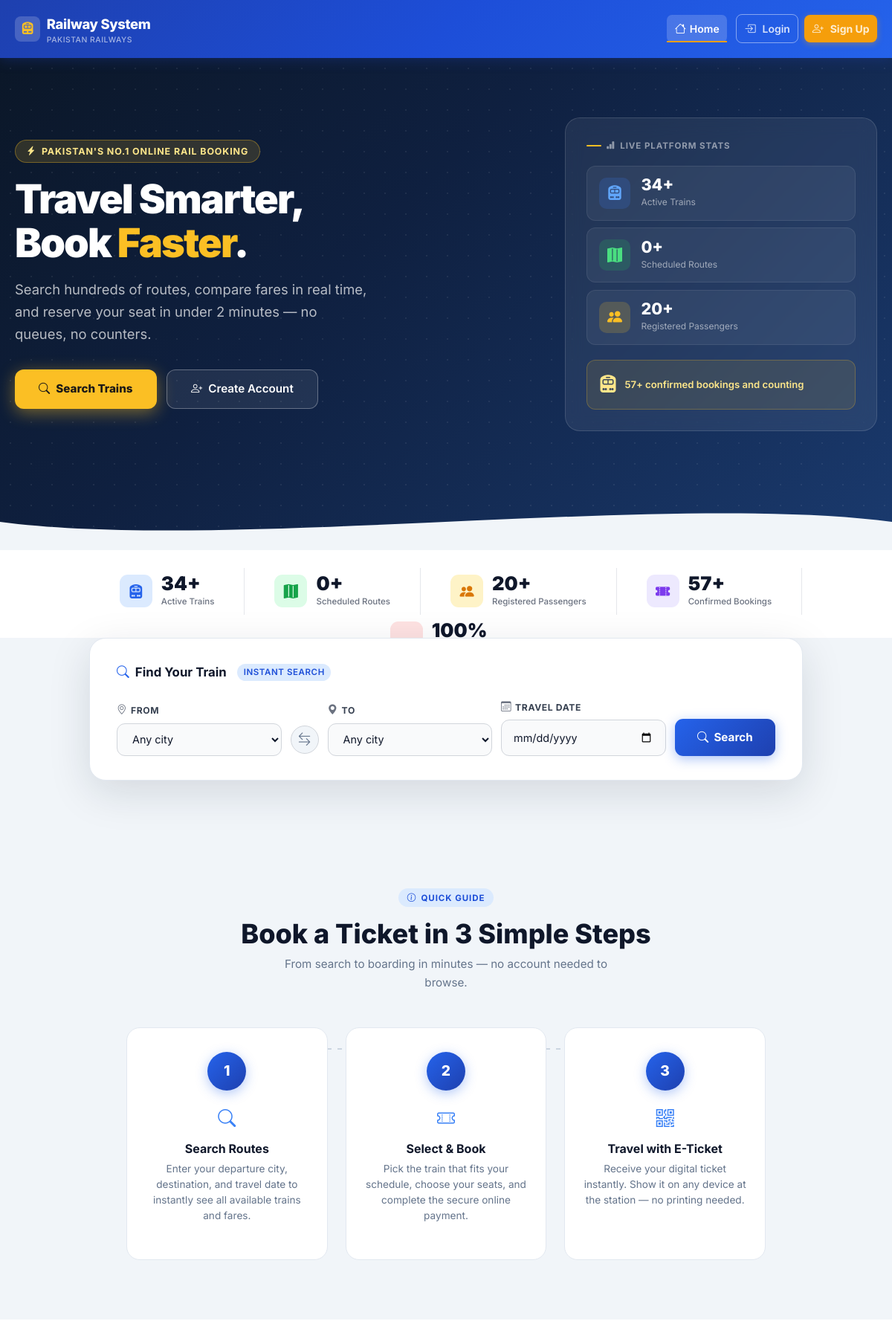
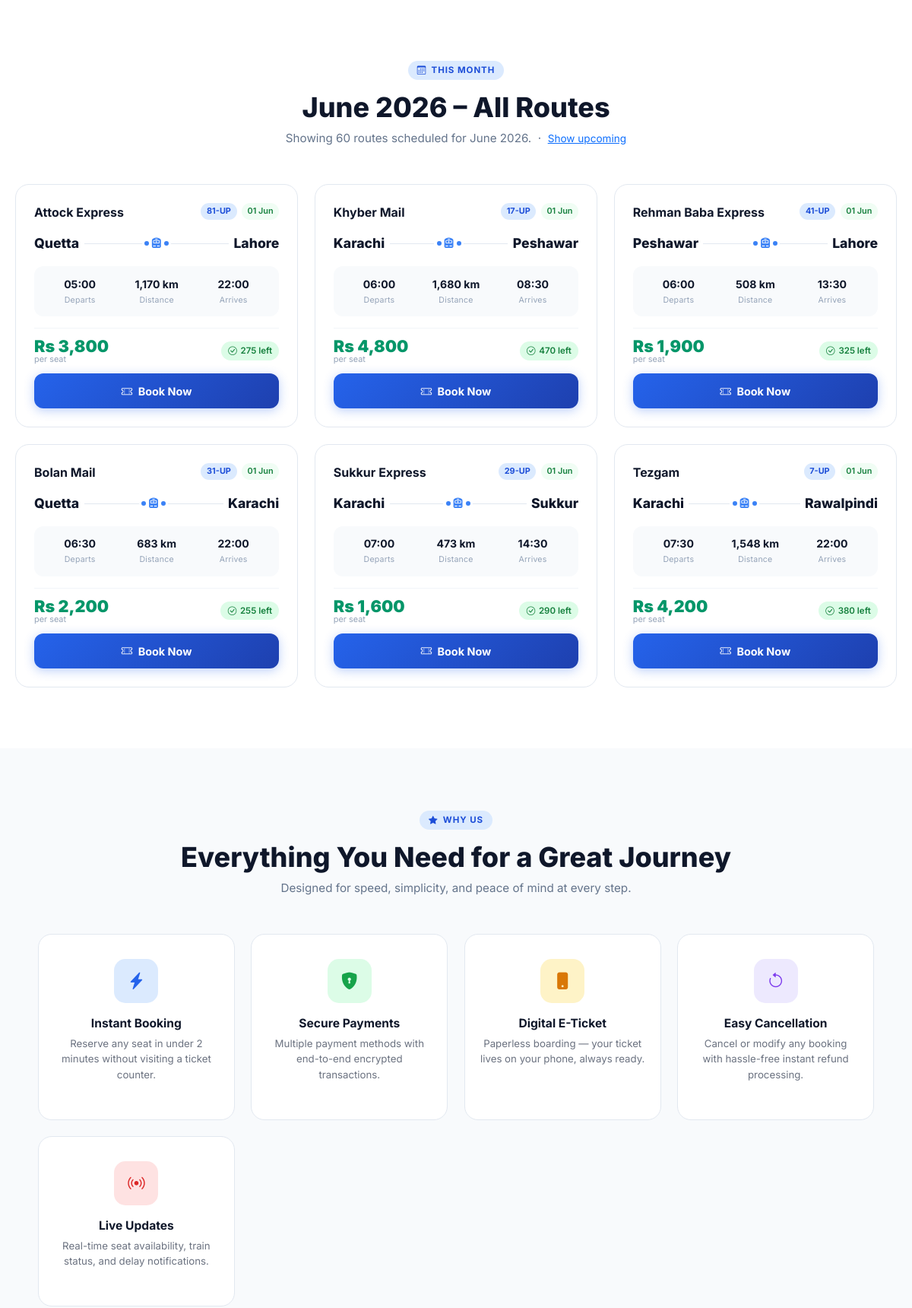
The app's page /index.php?show_month=1 (upper part) with its own data (2 pictures, top to bottom).
### tables this page shows
CREATE TABLE IF NOT EXISTS routes (
    route_id INT PRIMARY KEY AUTO_INCREMENT,
    train_id INT NOT NULL,
    departure_city VARCHAR(100) NOT NULL,
    arrival_city VARCHAR(100) NOT NULL,
    departure_time TIME NOT NULL,
    arrival_time TIME NOT NULL,
    distance_km DECIMAL(10, 2),
    base_fare DECIMAL(10, 2) NOT NULL,
    journey_date DATE NOT NULL,
    available_seats INT NOT NULL,
    status ENUM('scheduled', 'cancelled', 'completed') DEFAULT 'scheduled',
    created_at TIMESTAMP DEFAULT CURRENT_TIMESTAMP,
    updated_at TIMESTAMP DEFAULT CURRENT_TIMESTAMP ON UPDATE CURRENT_TIMESTAMP,
    FOREIGN KEY (train_id) REFERENCES trains(train_id) ON DELETE CASCADE,
    UNIQUE KEY unique_train_date (train_id, journey_date)
);

CREATE TABLE IF NOT EXISTS trains (
    train_id INT PRIMARY KEY AUTO_INCREMENT,
    train_name VARCHAR(100) NOT NULL,
    train_number VARCHAR(50) UNIQUE NOT NULL,
    train_type VARCHAR(50) NOT NULL,
    total_seats INT NOT NULL,
    available_seats INT NOT NULL,
    status ENUM('active', 'inactive', 'maintenance') DEFAULT 'active',
    created_at TIMESTAMP DEFAULT CURRENT_TIMESTAMP,
    updated_at TIMESTAMP DEFAULT CURRENT_TIMESTAMP ON UPDATE CURRENT_TIMESTAMP
);

### index.php (the view, shortened to what the rows shown need)
<?php
require_once 'config/database.php';
require_once 'src/classes/Database.php';
$db = new Database();
$db->connect();
$train = new Train($db);
$search_from = isset($_GET['departure_city']) ? trim($_GET['departure_city']) : '';
$search_to   = isset($_GET['arrival_city'])   ? trim($_GET['arrival_city'])   : '';
$search_date = isset($_GET['journey_date'])   ? trim($_GET['journey_date'])   : '';
$has_search  = $search_from !== '' || $search_to !== '' || $search_date !== '';
$show_all    = isset($_GET['show_all']);
$show_month  = isset($_GET['show_month']);
if ($has_search) {
    $conn  = $db->getConnection();
    $where = ["r.status = 'scheduled'", "r.journey_date >= CURDATE()"];
    if ($search_from) $where[] = "r.departure_city = '" . $conn->real_escape_string($search_from) . "'";
    if ($search_to)   $where[] = "r.arrival_city   = '" . $conn->real_escape_string($search_to)   . "'";
    if ($search_date) $where[] = "r.journey_date   = '" . $conn->real_escape_string($search_date)  . "'";
    $sql    = "SELECT r.*, t.train_name, t.train_number FROM routes r JOIN trains t ON r.train_id = t.train_id WHERE " . implode(' AND ', $where) . " ORDER BY r.journey_date, r.departure_time";
    $routes = $db->select($sql) ?: [];
} elseif ($show_month) {
    $month_start = date('Y-m-01');
    $month_end   = date('Y-m-t');
    $sql = "SELECT r.*, t.train_name, t.train_number FROM routes r JOIN trains t ON r.train_id = t.train_id
            WHERE r.status = 'scheduled' AND r.journey_date BETWEEN '{$month_start}' AND '{$month_end}'
            ORDER BY r.journey_date ASC, r.departure_time ASC";
    $routes = $db->select($sql) ?: [];
} else {
    $routes = $train->getAllRoutes() ?: [];
}
require_once 'inc/header.php';
?>
<section class="ix-hero">
    <div class="ix-hero-inner">
        <div>
            <h1>Travel Smarter,<br>Book <em>Faster</em>.</h1>
        </div>
    </div>
</section>
<div class="ix-how">
    <div class="ix-section-head">
        <h2>Book a Ticket in 3 Simple Steps</h2>
    </div>
</div>
<div class="ix-routes-band" id="routes">
    <div class="ix-section-head">
        <?php if ($has_search): ?>
        <div class="ix-section-badge"><i class="bi bi-search"></i> Search Results</div>
        <h2>
            <?= count($routes) ?> route<?= count($routes) !== 1 ? 's' : '' ?> found
        </h2>
        <p>
            <?php
            $parts = [];
            if ($search_from) $parts[] = 'from <strong>' . htmlspecialchars($search_from) . '</strong>';
            if ($search_to)   $parts[] = 'to <strong>'   . htmlspecialchars($search_to)   . '</strong>';
            if ($search_date) $parts[] = 'on <strong>'   . date('D, d M Y', strtotime($search_date)) . '</strong>';
            echo implode(' ', $parts);
            ?>
            &nbsp;·&nbsp; <a href="index.php" style="font-size:.85rem;">Clear search</a>
        </p>
        <?php elseif ($show_month): ?>
        <h2><?= date('F Y') ?> – All Routes</h2>
        <?php endif; ?>
    </div>
    <div class="ix-routes-grid">
        <?php if ($routes): ?>
            <?php foreach (($has_search || $show_all) ? $routes : array_slice($routes, 0, 6) as $route): ?>
            <?php
                $seats = (int)$route['available_seats'];
                if ($seats > 20)      { $seatClass = 'high'; $seatIcon = 'bi-check-circle'; }
                elseif ($seats > 10)  { $seatClass = 'mid';  $seatIcon = 'bi-exclamation-circle'; }
                else                  { $seatClass = 'low';  $seatIcon = 'bi-x-circle'; }
                $journeyDate = !empty($route['journey_date']) ? date('d M', strtotime($route['journey_date'])) : '';
            ?>
            <div class="ix-route-card">
                <div class="ix-rc-top">
                    <span class="train-name"><?= htmlspecialchars($route['train_name']) ?></span>
                    <div class="badges">
                        <span class="badge-num"><?= htmlspecialchars($route['train_number']) ?></span>
                        <?php if ($journeyDate): ?>
                        <span class="badge-date"><?= $journeyDate ?></span>
                        <?php endif; ?>
                    </div>
                </div>
                <div class="ix-rc-route">
                    <span class="city"><?= htmlspecialchars($route['departure_city']) ?></span>
                    <span class="rc-connector">
                        <span class="line"></span>
                        <span class="dot"></span>
                        <span class="train-ic"><i class="bi bi-train-front-fill"></i></span>
                        <span class="dot"></span>
                        <span class="line"></span>
                    </span>
                    <span class="city"><?= htmlspecialchars($route['arrival_city']) ?></span>
                </div>
                <div class="ix-rc-meta">
                    <div>
                        <div class="m-val"><?= date('H:i', strtotime($route['departure_time'])) ?></div>
                        <div class="m-lbl">Departs</div>
                    </div>
                    <div>
                        <div class="m-val"><?= number_format($route['distance_km'], 0) ?> km</div>
                        <div class="m-lbl">Distance</div>
                    </div>
                    <div>
                        <div class="m-val"><?= date('H:i', strtotime($route['arrival_time'])) ?></div>
                        <div class="m-lbl">Arrives</div>
                    </div>
                </div>
                <div class="ix-rc-footer">
                    <div class="fare">
                        Rs <?= number_format($route['base_fare'], 0) ?>
                        <small>per seat</small>
                    </div>
                    <span class="seats-badge <?= $seatClass ?>">
                        <i class="bi <?= $seatIcon ?>"></i> <?= $seats ?> left
                    </span>
                </div>
                <a href="book.php?route_id=<?= (int)$route['route_id'] ?>" class="btn-book-ix">
                    <i class="bi bi-ticket-perforated me-1"></i> Book Now
                </a>
            </div>
            <?php endforeach; ?>
        <?php endif; ?>
    </div>
</div>
<div class="ix-features-band">
    <div class="ix-section-head">
        <h2>Everything You Need for a Great Journey</h2>
    </div>
</div>
<?php require_once 'inc/footer.php'; ?>

### records on screen
routes: train.train_name "Attock Express", train.train_number "81-UP", journey_date "01 Jun", departure_city "Quetta", arrival_city "Lahore", departure_time "05:00", distance_km "1,170", arrival_time "22:00", base_fare "3,800", available_seats "275"
routes: train.train_name "Khyber Mail", train.train_number "17-UP", journey_date "01 Jun", departure_city "Karachi", arrival_city "Peshawar", departure_time "06:00", distance_km "1,680", arrival_time "08:30", base_fare "4,800", available_seats "470"
routes: train.train_name "Rehman Baba Express", train.train_number "41-UP", journey_date "01 Jun", departure_city "Peshawar", arrival_city "Lahore", departure_time "06:00", distance_km "508", arrival_time "13:30", base_fare "1,900", available_seats "325"
routes: train.train_name "Bolan Mail", train.train_number "31-UP", journey_date "01 Jun", departure_city "Quetta", arrival_city "Karachi", departure_time "06:30", distance_km "683", arrival_time "22:00", base_fare "2,200", available_seats "255"
routes: train.train_name "Sukkur Express", train.train_number "29-UP", journey_date "01 Jun", departure_city "Karachi", arrival_city "Sukkur", departure_time "07:00", distance_km "473", arrival_time "14:30", base_fare "1,600", available_seats "290"
routes: train.train_name "Tezgam", train.train_number "7-UP", journey_date "01 Jun", departure_city "Karachi", arrival_city "Rawalpindi", departure_time "07:30", distance_km "1,548", arrival_time "22:00", base_fare "4,200", available_seats "380"

### other values on screen
$total_trains "34"
$total_routes "0"
$total_users "20"
$total_bookings "57"
count($routes) "60"
